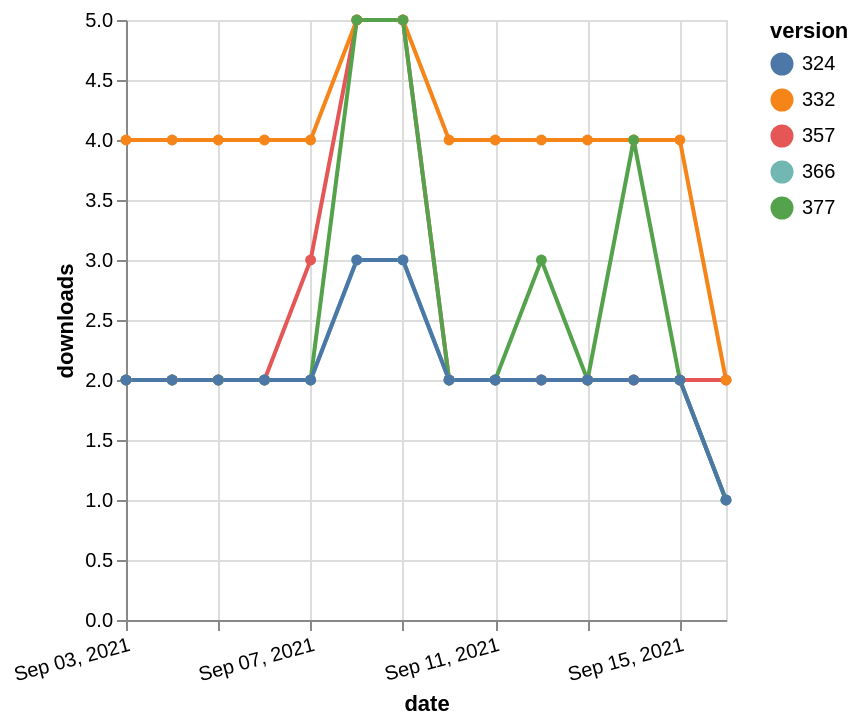

The Vega-Lite source for this figure:
### Vega-Lite specification from a JSON file in a GitHub repository (floating-point values rounded to 4 significant figures)
{"$schema": "https://vega.github.io/schema/vega-lite/v5.json", "description": "A simple bar chart with embedded data.", "data": {"values": [{"date": "2021-09-03", "total": 2326, "delta": 2, "version": "366"}, {"date": "2021-09-04", "total": 2328, "delta": 2, "version": "366"}, {"date": "2021-09-05", "total": 2330, "delta": 2, "version": "366"}, {"date": "2021-09-06", "total": 2332, "delta": 2, "version": "366"}, {"date": "2021-09-07", "total": 2334, "delta": 2, "version": "366"}, {"date": "2021-09-08", "total": 2337, "delta": 3, "version": "366"}, {"date": "2021-09-09", "total": 2340, "delta": 3, "version": "366"}, {"date": "2021-09-10", "total": 2342, "delta": 2, "version": "366"}, {"date": "2021-09-11", "total": 2344, "delta": 2, "version": "366"}, {"date": "2021-09-12", "total": 2346, "delta": 2, "version": "366"}, {"date": "2021-09-13", "total": 2348, "delta": 2, "version": "366"}, {"date": "2021-09-14", "total": 2350, "delta": 2, "version": "366"}, {"date": "2021-09-15", "total": 2352, "delta": 2, "version": "366"}, {"date": "2021-09-16", "total": 2353, "delta": 1, "version": "366"}, {"date": "2021-09-03", "total": 2910, "delta": 2, "version": "357"}, {"date": "2021-09-04", "total": 2912, "delta": 2, "version": "357"}, {"date": "2021-09-05", "total": 2914, "delta": 2, "version": "357"}, {"date": "2021-09-06", "total": 2916, "delta": 2, "version": "357"}, {"date": "2021-09-07", "total": 2919, "delta": 3, "version": "357"}, {"date": "2021-09-08", "total": 2924, "delta": 5, "version": "357"}, {"date": "2021-09-09", "total": 2929, "delta": 5, "version": "357"}, {"date": "2021-09-10", "total": 2931, "delta": 2, "version": "357"}, {"date": "2021-09-11", "total": 2933, "delta": 2, "version": "357"}, {"date": "2021-09-12", "total": 2935, "delta": 2, "version": "357"}, {"date": "2021-09-13", "total": 2937, "delta": 2, "version": "357"}, {"date": "2021-09-14", "total": 2939, "delta": 2, "version": "357"}, {"date": "2021-09-15", "total": 2941, "delta": 2, "version": "357"}, {"date": "2021-09-16", "total": 2943, "delta": 2, "version": "357"}, {"date": "2021-09-03", "total": 4926, "delta": 4, "version": "332"}, {"date": "2021-09-04", "total": 4930, "delta": 4, "version": "332"}, {"date": "2021-09-05", "total": 4934, "delta": 4, "version": "332"}, {"date": "2021-09-06", "total": 4938, "delta": 4, "version": "332"}, {"date": "2021-09-07", "total": 4942, "delta": 4, "version": "332"}, {"date": "2021-09-08", "total": 4947, "delta": 5, "version": "332"}, {"date": "2021-09-09", "total": 4952, "delta": 5, "version": "332"}, {"date": "2021-09-10", "total": 4956, "delta": 4, "version": "332"}, {"date": "2021-09-11", "total": 4960, "delta": 4, "version": "332"}, {"date": "2021-09-12", "total": 4964, "delta": 4, "version": "332"}, {"date": "2021-09-13", "total": 4968, "delta": 4, "version": "332"}, {"date": "2021-09-14", "total": 4972, "delta": 4, "version": "332"}, {"date": "2021-09-15", "total": 4976, "delta": 4, "version": "332"}, {"date": "2021-09-16", "total": 4978, "delta": 2, "version": "332"}, {"date": "2021-09-03", "total": 2141, "delta": 2, "version": "377"}, {"date": "2021-09-04", "total": 2143, "delta": 2, "version": "377"}, {"date": "2021-09-05", "total": 2145, "delta": 2, "version": "377"}, {"date": "2021-09-06", "total": 2147, "delta": 2, "version": "377"}, {"date": "2021-09-07", "total": 2149, "delta": 2, "version": "377"}, {"date": "2021-09-08", "total": 2154, "delta": 5, "version": "377"}, {"date": "2021-09-09", "total": 2159, "delta": 5, "version": "377"}, {"date": "2021-09-10", "total": 2161, "delta": 2, "version": "377"}, {"date": "2021-09-11", "total": 2163, "delta": 2, "version": "377"}, {"date": "2021-09-12", "total": 2166, "delta": 3, "version": "377"}, {"date": "2021-09-13", "total": 2168, "delta": 2, "version": "377"}, {"date": "2021-09-14", "total": 2172, "delta": 4, "version": "377"}, {"date": "2021-09-15", "total": 2174, "delta": 2, "version": "377"}, {"date": "2021-09-16", "total": 2175, "delta": 1, "version": "377"}, {"date": "2021-09-03", "total": 2633, "delta": 2, "version": "324"}, {"date": "2021-09-04", "total": 2635, "delta": 2, "version": "324"}, {"date": "2021-09-05", "total": 2637, "delta": 2, "version": "324"}, {"date": "2021-09-06", "total": 2639, "delta": 2, "version": "324"}, {"date": "2021-09-07", "total": 2641, "delta": 2, "version": "324"}, {"date": "2021-09-08", "total": 2644, "delta": 3, "version": "324"}, {"date": "2021-09-09", "total": 2647, "delta": 3, "version": "324"}, {"date": "2021-09-10", "total": 2649, "delta": 2, "version": "324"}, {"date": "2021-09-11", "total": 2651, "delta": 2, "version": "324"}, {"date": "2021-09-12", "total": 2653, "delta": 2, "version": "324"}, {"date": "2021-09-13", "total": 2655, "delta": 2, "version": "324"}, {"date": "2021-09-14", "total": 2657, "delta": 2, "version": "324"}, {"date": "2021-09-15", "total": 2659, "delta": 2, "version": "324"}, {"date": "2021-09-16", "total": 2660, "delta": 1, "version": "324"}]}, "width": "container", "mark": {"type": "line", "point": {"filled": true}}, "encoding": {"x": {"field": "date", "type": "temporal", "timeUnit": "yearmonthdate", "title": "date", "axis": {"labelAngle": -15}}, "y": {"field": "delta", "type": "quantitative", "title": "downloads"}, "color": {"field": "version", "type": "nominal"}, "tooltip": {"field": "delta"}}}
